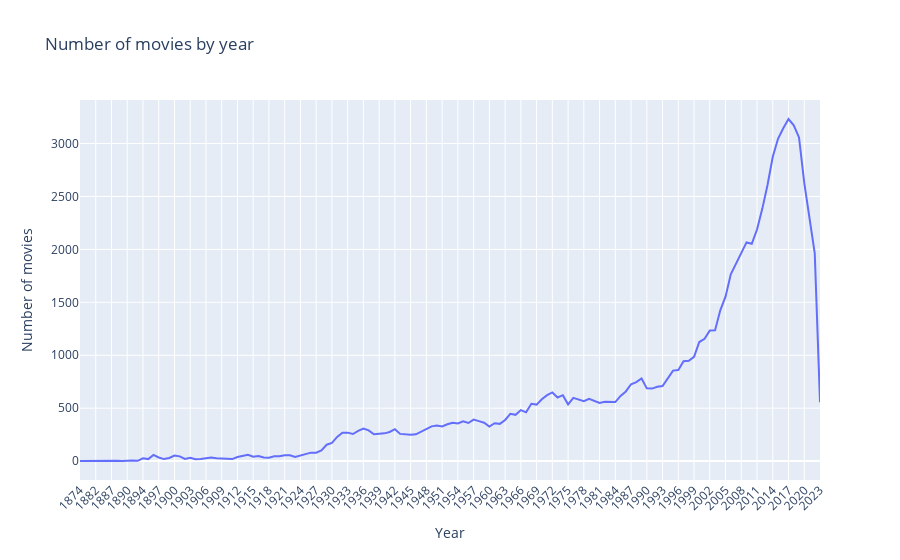

The notebook cell saved with this chart:
### Markdown cell above
d) Gör en plot över årtal och antalet filmer representerade i datasetet.

### Code cell
# Extract year from title 
df_movies['year'] = df_movies['title'].str.extract(r'\((\d{4})\)')
# Count the number of movies per release year and sort by year
movies_per_year = df_movies['year'].value_counts().sort_index().reset_index()
# Renaming columns
movies_per_year.columns = ['Year', 'Number of movies']

# Create a line chart
fig = px.line(movies_per_year, x='Year', y='Number of movies', 
             labels={'Number of Movies': 'Number of Movies', 'Release Year': 'Release Year'},
             title='Number of movies by year')
fig.update_layout(xaxis_tickangle=-45, xaxis=dict(type='category'))
fig.show()

### Figure 1 — Plotly figure (JSON) as saved in the notebook; plotly's stock layout.template omitted (floating-point values rounded to 4 significant figures; data arrays with more than 128 entries replaced by an {"elided": "..."} marker saying what was removed)
{"data": [{"hovertemplate": "Year=%{x}<br>Number of movies=%{y}<extra></extra>", "legendgroup": "", "line": {"color": "#636efa", "dash": "solid"}, "marker": {"symbol": "circle"}, "mode": "lines", "name": "", "orientation": "v", "showlegend": false, "type": "scatter", "x": {"elided": "142 str values"}, "xaxis": "x", "y": {"elided": "142 int values"}, "yaxis": "y"}], "layout": {"legend": {"tracegroupgap": 0}, "title": {"text": "Number of movies by year"}, "xaxis": {"anchor": "y", "domain": [0, 1], "tickangle": -45, "title": {"text": "Year"}, "type": "category"}, "yaxis": {"anchor": "x", "domain": [0, 1], "title": {"text": "Number of movies"}}}}
